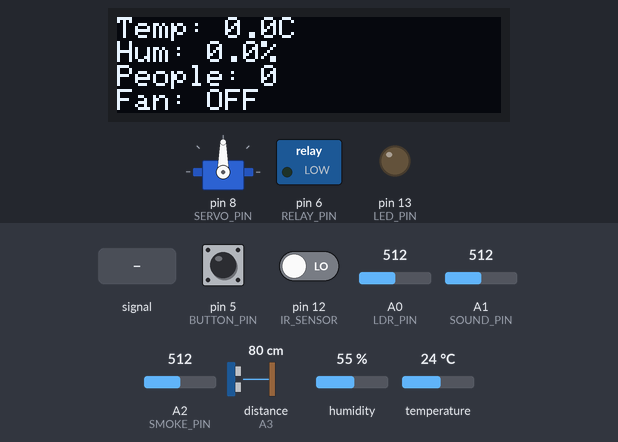
Simulated run of this sketch. Board: Arduino Uno, built with avr-gcc and run on an emulated ATmega328P. Shown: servo, 128×32 one-colour display, switched loads named in the sketch (green lamp = pin HIGH), output pins drawn as LEDs (lit = HIGH). Wiring (inferred from the names in the program): ultrasonic range finder: trigger A4; echo A3. The inputs (shaded band) are chosen by the test bench; at power-on: temperature 24 °C, pin 12 (IR_SENSOR) LOW, pin 5 (BUTTON_PIN) HIGH, A0 (LDR_PIN) = 512, A1 (SOUND_PIN) = 512, A2 (SMOKE_PIN) = 512, distance to the obstacle (sensor on A3) 80 cm, humidity 55 %. The echo pulse lasts 58.3 µs per cm; pins used as bus, display or sensor lines are not drawn; what the sketch prints to the serial monitor is not drawn.

Above: at 1.2 s.
1.3 s: temperature set to 33 °C
At 6.5 s:
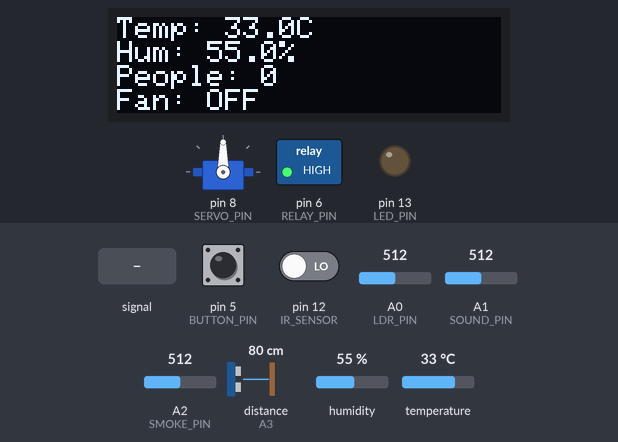
7.5 s: temperature set to 36 °C
At 10.2 s:
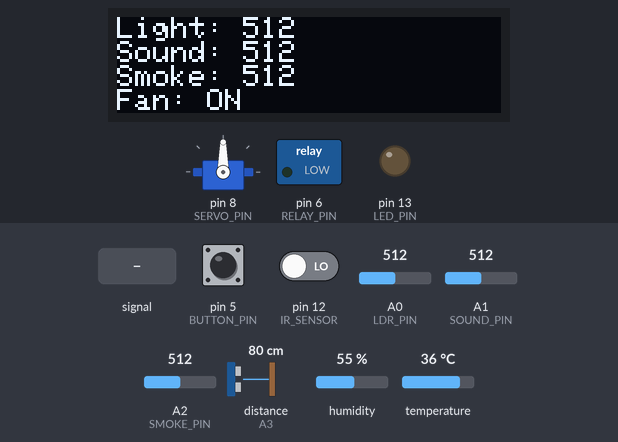
13.6 s: A1 (SOUND_PIN) fed a 200 Hz sine of ±81 counts around its level
At 16.4 s:
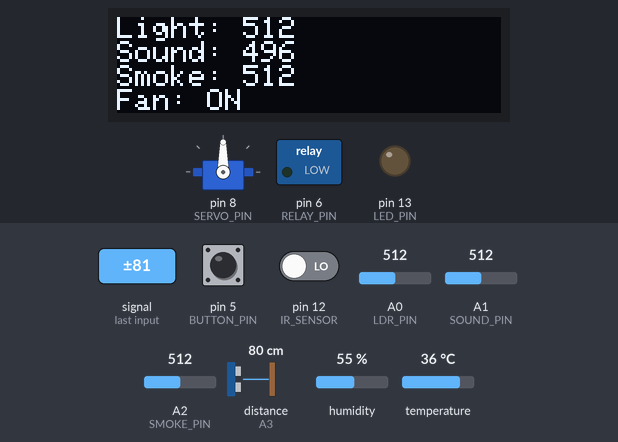
18.5 s: pin 12 (IR_SENSOR) driven HIGH
At 19.9 s:
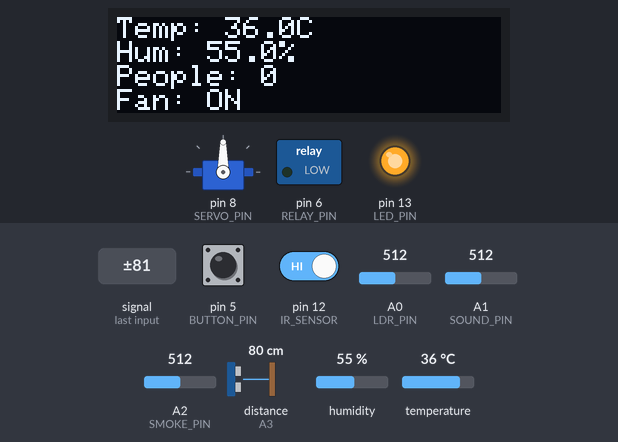
25.1 s: pin 12 (IR_SENSOR) driven LOW
At 29.1 s:
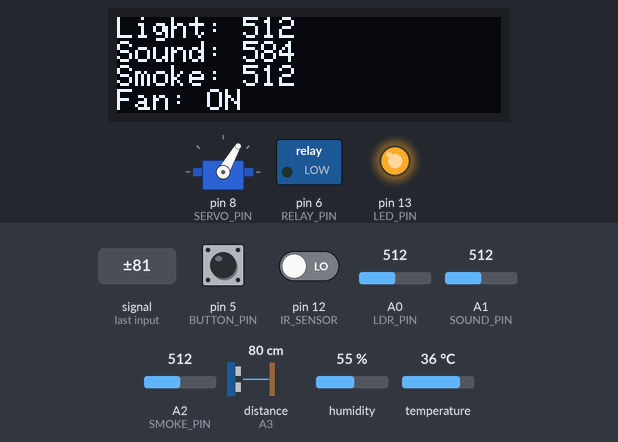
29.9 s: temperature set to 12 °C
At 34.5 s:
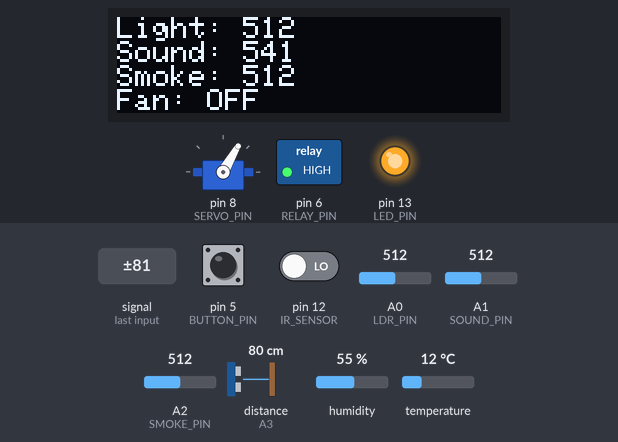
Timing chart, 0 to 36.0 s (numbered marks = the images above; inputs shaded):
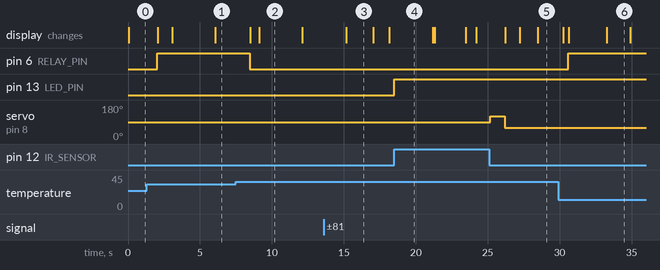

Measured:
- the behaviour switches between 34 and 35 °C on temperature (found by bisection; images 1 and 2)
- after the input at 7.5 s, pin 6 (RELAY_PIN): HIGH → LOW after 0.96 s; the display: first changes after 0.99 s (image 2 shows a later state)
- after the input at 13.6 s, the display: changes after 1.6 s (image 3)
- after the input at 18.5 s, pin 13 (LED_PIN): LOW → HIGH at once
- after the input at 25.1 s, servo on pin 8 (SERVO_PIN): 90° → 120° after 0.08 s, → 60° 1.0 s later
- after the input at 29.9 s, pin 6 (RELAY_PIN): LOW → HIGH after 0.71 s; the display: first differs from a run without the input after 0.73 s (image 6 shows a later state)
- what the display in image 2 shows lasts 3.0 s, from 9.1 s to 12.1 s

The sketch:

arduino_app.ino
```cpp
#include <DHT.h>
#include <Wire.h>
#include <Adafruit_GFX.h>
#include <Adafruit_SSD1306.h>
#include <Servo.h>

// Pin definitions
#define DHTPIN 7
#define SERVO_PIN 8

#define IR_SENSOR 12
#define LED_PIN 13
#define LDR_PIN A0
#define SOUND_PIN A1
#define SMOKE_PIN A2
#define ECHO_PIN A3
#define TRIG_PIN A4
#define RELAY_PIN 6
#define BUTTON_PIN 5

#define SCREEN_WIDTH 128
#define SCREEN_HEIGHT 32
#define OLED_RESET -1

Adafruit_SSD1306 display(SCREEN_WIDTH, SCREEN_HEIGHT, &Wire, OLED_RESET);
Servo doorServo;
DHT dht(DHTPIN, DHT11);

struct SensorData {
  float temperature;
  float humidity;
  int peopleCount;
  int lightLevel;
  int smokeLevel;
  int soundLevel;
  bool doorState;
  bool fanStatus;
} sensorData;

// New variables for people counting
bool irObjectPresent = false;
float lastDistance = 0;
bool isFirstDistanceReading = true;
unsigned long lastDisplayToggle = 0;
unsigned long lastSensorRead = 0;
byte displayPage = 0;
bool buttonState = false;
unsigned long ledOnTime = 0;
bool ledState = false;

void setup() {
  pinMode(IR_SENSOR, INPUT);
  pinMode(LED_PIN, OUTPUT);
  pinMode(RELAY_PIN, OUTPUT);
  pinMode(TRIG_PIN, OUTPUT);
  pinMode(ECHO_PIN, INPUT);
  pinMode(BUTTON_PIN, INPUT_PULLUP);

  Serial.begin(9600);
  dht.begin();
  doorServo.attach(SERVO_PIN);

  if (!display.begin(SSD1306_SWITCHCAPVCC, 0x3C)) {
    Serial.println(F("SSD1306 allocation failed"));
    for (;;);
  }
  display.clearDisplay();

  sensorData = {0.0, 0.0, 0, 0, 0, 0, false, false};
}

void loop() {
  readAllSensors();
  checkPeopleCounter();
  checkButtonState();
  updateDisplay();
  sendDataToRPi();
  delay(100);
}

void readAllSensors() {
  if (millis() - lastSensorRead >= 2000) {
    float h = dht.readHumidity();
    float t = dht.readTemperature();

    if (!isnan(h) && !isnan(t)) {
      sensorData.humidity = h;
      sensorData.temperature = t;
    }

    sensorData.lightLevel = analogRead(LDR_PIN);
    sensorData.soundLevel = analogRead(SOUND_PIN);
    sensorData.smokeLevel = analogRead(SMOKE_PIN);

    // Control fan using relay
    if (sensorData.temperature > 34.0) {
      digitalWrite(RELAY_PIN, LOW);
      sensorData.fanStatus = true;
    } else {
      digitalWrite(RELAY_PIN, HIGH);
      sensorData.fanStatus = false;
    }

    lastSensorRead = millis();
  }
}

float getDistance() {
  digitalWrite(TRIG_PIN, LOW);
  delayMicroseconds(2);
  digitalWrite(TRIG_PIN, HIGH);
  delayMicroseconds(10);
  digitalWrite(TRIG_PIN, LOW);

  long duration = pulseIn(ECHO_PIN, HIGH);
  return duration * 0.034 / 2;
}

void checkPeopleCounter() {
  int irState = digitalRead(IR_SENSOR);
  if (irState == HIGH && !irObjectPresent) {
    irObjectPresent = true;
    digitalWrite(LED_PIN, HIGH);
  }
  else if (irState == LOW && irObjectPresent) {
    irObjectPresent = false;
    sensorData.peopleCount++;

    doorServo.write(120);
    delay(1000);
    doorServo.write(60);
  }

  float currentDistance = getDistance();
  if (!isFirstDistanceReading) {
    if (abs(currentDistance - lastDistance) > 3) {
      if (sensorData.peopleCount > 0) {
        sensorData.peopleCount--;
      }
    }
  } else {
    isFirstDistanceReading = false;
  }
  lastDistance = currentDistance;
}

void checkButtonState() {
  buttonState = digitalRead(BUTTON_PIN) == LOW;
  sensorData.doorState = buttonState;
}

void updateDisplay() {
  if (millis() - lastDisplayToggle >= 3000) {
    displayPage = (displayPage + 1) % 2;
    lastDisplayToggle = millis();
  }

  display.clearDisplay();
  display.setTextSize(1);
  display.setTextColor(SSD1306_WHITE);

  if (displayPage == 0) {
    display.setCursor(0, 0);
    display.print("Temp: ");
    display.print(sensorData.temperature, 1);
    display.println("C");
    display.print("Hum: ");
    display.print(sensorData.humidity, 1);
    display.println("%");
    display.print("People: ");
    display.println(sensorData.peopleCount);
  } else {
    display.setCursor(0, 0);
    display.print("Light: ");
    display.println(sensorData.lightLevel);
    display.print("Sound: ");
    display.println(sensorData.soundLevel);
    display.print("Smoke: ");
    display.println(sensorData.smokeLevel);
  }

  display.setCursor(0, 24);
  display.print("Fan: ");
  display.println(sensorData.fanStatus ? "ON" : "OFF");

  display.display();
}

void sendDataToRPi() {
  Serial.print(sensorData.temperature);
  Serial.print(",");
  Serial.print(sensorData.humidity);
  Serial.print(",");
  Serial.print(sensorData.peopleCount);
  Serial.print(",");
  Serial.print(sensorData.lightLevel);
  Serial.print(",");
  Serial.print(sensorData.smokeLevel);
  Serial.print(",");
  Serial.print(sensorData.soundLevel);
  Serial.print(",");
  Serial.print(sensorData.doorState);
  Serial.print(",");
  Serial.println(sensorData.fanStatus);
}
```
